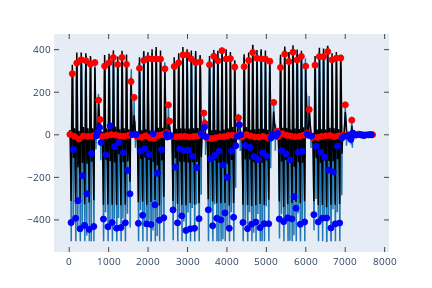

The cell this chart's notebook holds for it:
### Code cell
import plotly.tools

fig = plt.figure()
ax = fig.add_subplot()
ax.plot(raw := data.gx)
ax.plot(filtered:=low_pass_filter(data.gx, 0.2, 0.005, 3), c="black")


local_maximum = signal.find_peaks(filtered)[0]
local_minimum = signal.find_peaks(-filtered)[0]

ax.scatter(x=local_maximum, y=raw[local_maximum], c="red")
ax.scatter(x=local_minimum, y=raw[local_minimum], c="blue")

ax.set_ylim(min(min(raw), min(filtered)) - 50, max(max(raw), max(filtered)) + 50)
plotly.tools.mpl_to_plotly(fig)

### Figure 1 — Plotly figure (JSON) as saved in the notebook; plotly's stock layout.template omitted (floating-point values rounded to 4 significant figures; data arrays with more than 128 entries replaced by an {"elided": "..."} marker saying what was removed)
{"data": [{"line": {"color": "rgba (31, 119, 180, 1)", "dash": "solid", "width": 1.5}, "mode": "lines", "name": "_line0", "type": "scatter", "x": {"elided": "7725 int values"}, "xaxis": "x", "y": {"elided": "7725 float values"}, "yaxis": "y"}, {"line": {"color": "rgba (0, 0, 0, 1)", "dash": "solid", "width": 1.5}, "mode": "lines", "name": "_line1", "type": "scatter", "x": {"elided": "7725 int values"}, "xaxis": "x", "y": {"elided": "7725 float values"}, "yaxis": "y"}, {"marker": {"color": "rgba(255,0,0,1.0)", "line": {"color": "rgba(255,0,0,1.0)", "width": 1}, "size": 6, "symbol": "circle"}, "mode": "markers", "type": "scatter", "x": {"elided": "141 int values"}, "xaxis": "x", "y": {"elided": "141 float values"}, "yaxis": "y"}, {"marker": {"color": "rgba(0,0,255,1.0)", "line": {"color": "rgba(0,0,255,1.0)", "width": 1}, "size": 6, "symbol": "circle"}, "mode": "markers", "type": "scatter", "x": {"elided": "140 int values"}, "xaxis": "x", "y": {"elided": "140 float values"}, "yaxis": "y"}], "layout": {"autosize": false, "height": 288, "hovermode": "closest", "margin": {"b": 36, "l": 54, "pad": 0, "r": 43, "t": 34}, "showlegend": false, "width": 432, "xaxis": {"anchor": "y", "domain": [0, 1], "mirror": "ticks", "nticks": 11, "range": [-386.2, 8110.0], "showgrid": false, "showline": true, "side": "bottom", "tickfont": {"size": 10}, "ticks": "inside", "type": "linear", "zeroline": false}, "yaxis": {"anchor": "x", "domain": [0, 1], "mirror": "ticks", "nticks": 7, "range": [-550.6, 473.6], "showgrid": false, "showline": true, "side": "left", "tickfont": {"size": 10}, "ticks": "inside", "type": "linear", "zeroline": false}}}
